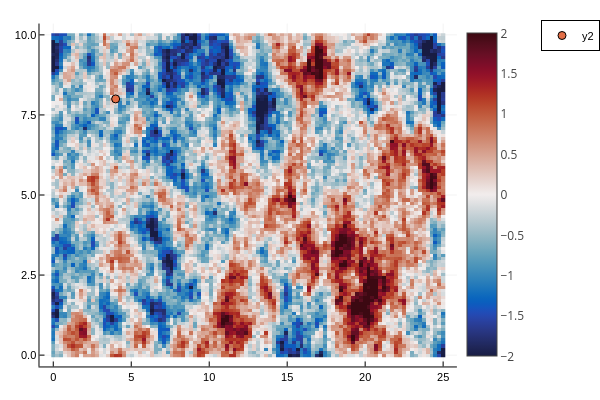

Notebook source saved alongside this figure:
### Code cell
plot()
heatmap(env_data.X, env_data.Y, env_data.W', cmap = :balance; plottype=:wx)
scatter!(first.(x0s), last.(x0s))
plot!(clims=(-2,2))

### Figure 1 — Plotly figure (JSON) as saved in the notebook; plotly's stock layout.template omitted (floating-point values rounded to 4 significant figures; data arrays with more than 128 entries replaced by an {"elided": "..."} marker saying what was removed)
{"data": [{"colorbar": {"len": 0.9525, "title": "", "x": 0.7615, "y": 0.5139}, "colorscale": {"elided": "256x2 mixed values"}, "name": "y1", "plottype": "wx", "showlegend": false, "showscale": true, "type": "heatmap", "x": [-0.1263, 0.1263, 0.3788, 0.6313, 0.8838, 1.136, 1.389, 1.641, 1.894, 2.146, 2.399, 2.652, 2.904, 3.157, 3.409, 3.662, 3.914, 4.167, 4.419, 4.672, 4.924, 5.177, 5.429, 5.682, 5.934, 6.187, 6.439, 6.692, 6.944, 7.197, 7.449, 7.702, 7.955, 8.207, 8.46, 8.712, 8.965, 9.217, 9.47, 9.722, 9.975, 10.23, 10.48, 10.73, 10.98, 11.24, 11.49, 11.74, 11.99, 12.25, 12.5, 12.75, 13.01, 13.26, 13.51, 13.76, 14.02, 14.27, 14.52, 14.77, 15.03, 15.28, 15.53, 15.78, 16.04, 16.29, 16.54, 16.79, 17.05, 17.3, 17.55, 17.8, 18.06, 18.31, 18.56, 18.81, 19.07, 19.32, 19.57, 19.82, 20.08, 20.33, 20.58, 20.83, 21.09, 21.34, 21.59, 21.84, 22.1, 22.35, 22.6, 22.85, 23.11, 23.36, 23.61, 23.86, 24.12, 24.37, 24.62, 24.87, 25.13], "xaxis": "x", "y": [-0.05051, 0.05051, 0.1515, 0.2525, 0.3535, 0.4545, 0.5556, 0.6566, 0.7576, 0.8586, 0.9596, 1.061, 1.162, 1.263, 1.364, 1.465, 1.566, 1.667, 1.768, 1.869, 1.97, 2.071, 2.172, 2.273, 2.374, 2.475, 2.576, 2.677, 2.778, 2.879, 2.98, 3.081, 3.182, 3.283, 3.384, 3.485, 3.586, 3.687, 3.788, 3.889, 3.99, 4.091, 4.192, 4.293, 4.394, 4.495, 4.596, 4.697, 4.798, 4.899, 5, 5.101, 5.202, 5.303, 5.404, 5.505, 5.606, 5.707, 5.808, 5.909, 6.01, 6.111, 6.212, 6.313, 6.414, 6.515, 6.616, 6.717, 6.818, 6.919, 7.02, 7.121, 7.222, 7.323, 7.424, 7.525, 7.626, 7.727, 7.828, 7.929, 8.03, 8.131, 8.232, 8.333, 8.434, 8.535, 8.636, 8.737, 8.838, 8.939, 9.04, 9.141, 9.242, 9.343, 9.444, 9.545, 9.646, 9.747, 9.848, 9.949, 10.05], "yaxis": "y", "z": {"elided": "100x100 float values"}, "zmax": 2, "zmin": -2}, {"colorbar": {"len": 0.9525, "title": "", "x": 0.7615, "y": 0.5139}, "legendgroup": "y2", "marker": {"color": "rgba(227, 111, 71, 1.000)", "line": {"color": "rgba(0, 0, 0, 1.000)", "width": 1}, "size": 8, "symbol": "circle"}, "mode": "markers", "name": "y2", "showlegend": true, "type": "scatter", "x": [4], "xaxis": "x", "y": [8], "yaxis": "y", "zmax": 2, "zmin": -2}], "layout": {"annotations": [], "height": 400, "legend": {"bgcolor": "rgba(255, 255, 255, 1.000)", "bordercolor": "rgba(0, 0, 0, 1.000)", "borderwidth": 1, "font": {"color": "rgba(0, 0, 0, 1.000)", "family": "sans-serif", "size": 11}, "title": {"font": {"color": "rgba(0, 0, 0, 1.000)", "family": "sans-serif", "size": 15}, "text": ""}, "tracegroupgap": 0, "traceorder": "normal", "x": 1, "xanchor": "auto", "y": 1, "yanchor": "auto"}, "margin": {"b": 20, "l": 0, "r": 0, "t": 20}, "paper_bgcolor": "rgba(255, 255, 255, 1.000)", "plot_bgcolor": "rgba(255, 255, 255, 1.000)", "showlegend": true, "width": 600, "xaxis": {"anchor": "y", "domain": [0.06582, 0.7615], "gridcolor": "rgba(0, 0, 0, 0.100)", "gridwidth": 0.5, "linecolor": "rgba(0, 0, 0, 1.000)", "mirror": false, "range": [-0.8838, 25.88], "showgrid": true, "showline": true, "showticklabels": true, "tickangle": 0, "tickcolor": "rgb(0, 0, 0)", "tickfont": {"color": "rgba(0, 0, 0, 1.000)", "family": "sans-serif", "size": 11}, "tickmode": "array", "ticks": "inside", "ticktext": ["0", "5", "10", "15", "20", "25"], "tickvals": [0, 5, 10, 15, 20, 25], "title": "", "titlefont": {"color": "rgba(0, 0, 0, 1.000)", "family": "sans-serif", "size": 15}, "type": "-", "visible": true, "zeroline": false, "zerolinecolor": "rgba(0, 0, 0, 1.000)"}, "yaxis": {"anchor": "x", "domain": [0.03762, 0.9902], "gridcolor": "rgba(0, 0, 0, 0.100)", "gridwidth": 0.5, "linecolor": "rgba(0, 0, 0, 1.000)", "mirror": false, "range": [-0.3535, 10.35], "showgrid": true, "showline": true, "showticklabels": true, "tickangle": 0, "tickcolor": "rgb(0, 0, 0)", "tickfont": {"color": "rgba(0, 0, 0, 1.000)", "family": "sans-serif", "size": 11}, "tickmode": "array", "ticks": "inside", "ticktext": ["0.0", "2.5", "5.0", "7.5", "10.0"], "tickvals": [0, 2.5, 5, 7.5, 10], "title": "", "titlefont": {"color": "rgba(0, 0, 0, 1.000)", "family": "sans-serif", "size": 15}, "type": "-", "visible": true, "zeroline": false, "zerolinecolor": "rgba(0, 0, 0, 1.000)"}}}
